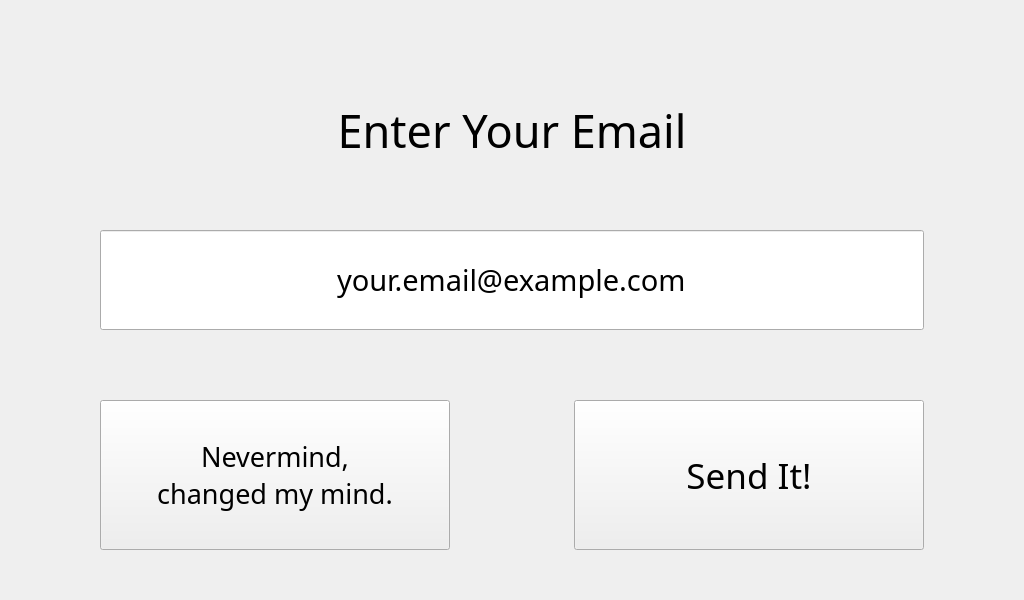
<?xml version="1.0" encoding="UTF-8"?>
<ui version="4.0">
 <class>Send_Email</class>
 <widget class="QWidget" name="Send_Email">
  <property name="geometry">
   <rect>
    <x>0</x>
    <y>0</y>
    <width>1024</width>
    <height>600</height>
   </rect>
  </property>
  <property name="windowTitle">
   <string>Form</string>
  </property>
  <widget class="QLabel" name="background">
   <property name="geometry">
    <rect>
     <x>0</x>
     <y>0</y>
     <width>1024</width>
     <height>600</height>
    </rect>
   </property>
   <property name="text">
    <string/>
   </property>
  </widget>
  <widget class="QLabel" name="label_main">
   <property name="geometry">
    <rect>
     <x>0</x>
     <y>60</y>
     <width>1024</width>
     <height>141</height>
    </rect>
   </property>
   <property name="font">
    <font>
     <family>Pacifico</family>
     <pointsize>34</pointsize>
     <weight>50</weight>
     <bold>false</bold>
    </font>
   </property>
   <property name="text">
    <string>Enter Your Email</string>
   </property>
   <property name="alignment">
    <set>Qt::AlignCenter</set>
   </property>
  </widget>
  <widget class="QPushButton" name="pushButton_send">
   <property name="geometry">
    <rect>
     <x>574</x>
     <y>400</y>
     <width>350</width>
     <height>150</height>
    </rect>
   </property>
   <property name="font">
    <font>
     <family>Pacifico</family>
     <pointsize>26</pointsize>
     <weight>50</weight>
     <bold>false</bold>
    </font>
   </property>
   <property name="text">
    <string>Send It!</string>
   </property>
  </widget>
  <widget class="QLineEdit" name="lineEdit_email">
   <property name="geometry">
    <rect>
     <x>100</x>
     <y>230</y>
     <width>824</width>
     <height>100</height>
    </rect>
   </property>
   <property name="font">
    <font>
     <family>Pacifico</family>
     <pointsize>22</pointsize>
    </font>
   </property>
   <property name="text">
    <string>your.email@example.com</string>
   </property>
   <property name="alignment">
    <set>Qt::AlignCenter</set>
   </property>
  </widget>
  <widget class="QPushButton" name="pushButton_skip">
   <property name="geometry">
    <rect>
     <x>100</x>
     <y>400</y>
     <width>350</width>
     <height>150</height>
    </rect>
   </property>
   <property name="font">
    <font>
     <family>Pacifico</family>
     <pointsize>20</pointsize>
     <weight>50</weight>
     <bold>false</bold>
    </font>
   </property>
   <property name="text">
    <string>Nevermind,
changed my mind.</string>
   </property>
  </widget>
 </widget>
 <resources/>
 <connections/>
</ui>
